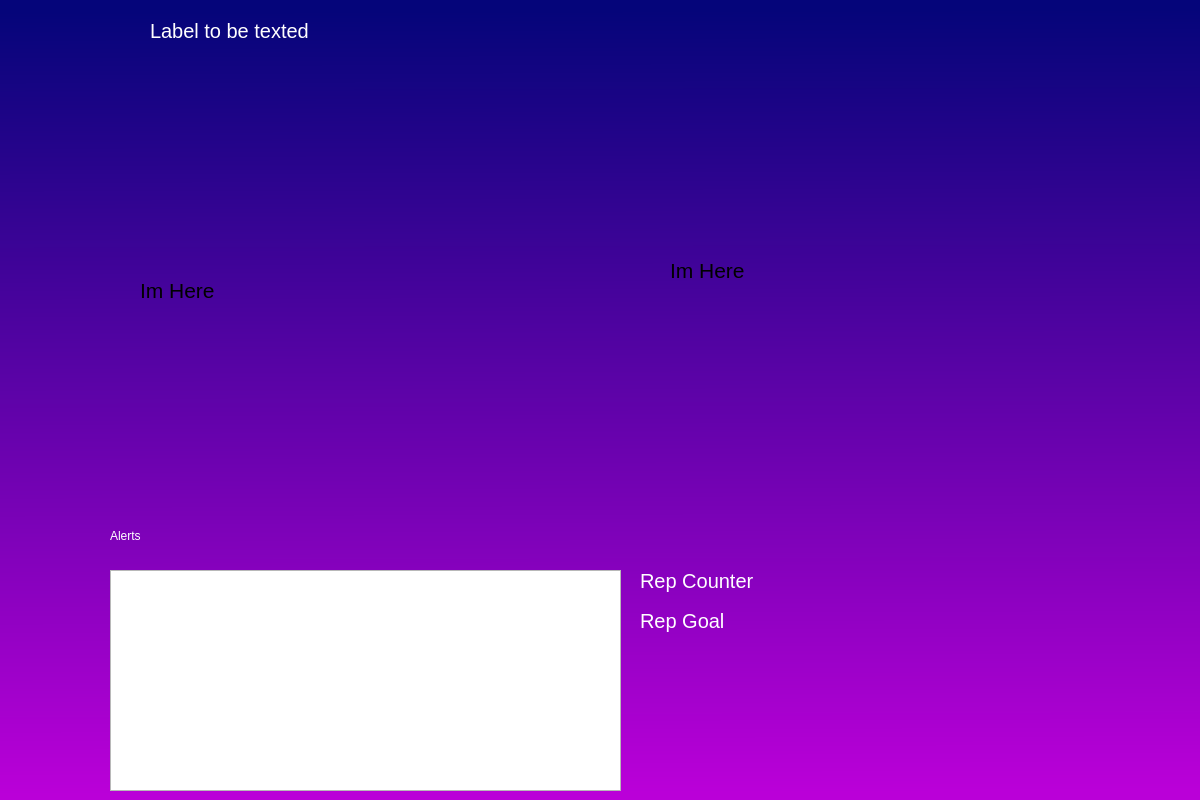
<?xml version="1.0" encoding="UTF-8"?>
<ui version="4.0">
 <class>MainWindow</class>
 <widget class="QMainWindow" name="MainWindow">
  <property name="geometry">
   <rect>
    <x>0</x>
    <y>0</y>
    <width>1200</width>
    <height>800</height>
   </rect>
  </property>
  <property name="windowTitle">
   <string>MainWindow</string>
  </property>
  <property name="styleSheet">
   <string notr="true">QWidget#centralwidget{
background-color: qlineargradient(spread:pad, x1:0, y1:0, x2:0.008, y2:0.994, stop:0.0152381 rgba(5, 5, 122, 255), stop:1 rgba(186, 0, 216, 255));}</string>
  </property>
  <widget class="QWidget" name="centralwidget">
   <widget class="QLabel" name="lbl_repCurrent">
    <property name="geometry">
     <rect>
      <x>640</x>
      <y>560</y>
      <width>161</width>
      <height>41</height>
     </rect>
    </property>
    <property name="font">
     <font>
      <family>MS Shell Dlg 2</family>
      <pointsize>15</pointsize>
      <weight>50</weight>
      <italic>false</italic>
      <bold>false</bold>
     </font>
    </property>
    <property name="styleSheet">
     <string notr="true">font: 15pt &quot;MS Shell Dlg 2&quot;;
color: rgb(255, 255, 255);</string>
    </property>
    <property name="text">
     <string>Rep Counter</string>
    </property>
   </widget>
   <widget class="QLabel" name="lbl_userErrors">
    <property name="geometry">
     <rect>
      <x>150</x>
      <y>20</y>
      <width>291</width>
      <height>21</height>
     </rect>
    </property>
    <property name="font">
     <font>
      <family>MS Shell Dlg 2</family>
      <pointsize>15</pointsize>
      <weight>50</weight>
      <italic>false</italic>
      <bold>false</bold>
     </font>
    </property>
    <property name="styleSheet">
     <string notr="true">font: 15pt &quot;MS Shell Dlg 2&quot;;
color: rgb(255, 255, 255);</string>
    </property>
    <property name="text">
     <string>Label to be texted</string>
    </property>
   </widget>
   <widget class="QLabel" name="lbl_repCurrentValue">
    <property name="geometry">
     <rect>
      <x>780</x>
      <y>560</y>
      <width>121</width>
      <height>41</height>
     </rect>
    </property>
    <property name="font">
     <font>
      <family>Times New Roman</family>
      <pointsize>16</pointsize>
     </font>
    </property>
    <property name="text">
     <string/>
    </property>
   </widget>
   <widget class="QLabel" name="lbl_repGoalValue">
    <property name="geometry">
     <rect>
      <x>780</x>
      <y>600</y>
      <width>121</width>
      <height>41</height>
     </rect>
    </property>
    <property name="font">
     <font>
      <family>Times New Roman</family>
      <pointsize>16</pointsize>
     </font>
    </property>
    <property name="text">
     <string/>
    </property>
   </widget>
   <widget class="QLabel" name="lbl_repGoal">
    <property name="geometry">
     <rect>
      <x>640</x>
      <y>600</y>
      <width>161</width>
      <height>41</height>
     </rect>
    </property>
    <property name="font">
     <font>
      <family>MS Shell Dlg 2</family>
      <pointsize>15</pointsize>
      <weight>50</weight>
      <italic>false</italic>
      <bold>false</bold>
     </font>
    </property>
    <property name="styleSheet">
     <string notr="true">font: 15pt &quot;MS Shell Dlg 2&quot;;
color: rgb(255, 255, 255);</string>
    </property>
    <property name="text">
     <string>Rep Goal</string>
    </property>
   </widget>
   <widget class="QLabel" name="lbl_webcamImage">
    <property name="geometry">
     <rect>
      <x>670</x>
      <y>70</y>
      <width>400</width>
      <height>400</height>
     </rect>
    </property>
    <property name="font">
     <font>
      <pointsize>16</pointsize>
     </font>
    </property>
    <property name="text">
     <string>Im Here</string>
    </property>
    <property name="scaledContents">
     <bool>true</bool>
    </property>
   </widget>
   <widget class="QLabel" name="lbl_postureImage">
    <property name="geometry">
     <rect>
      <x>140</x>
      <y>90</y>
      <width>400</width>
      <height>400</height>
     </rect>
    </property>
    <property name="font">
     <font>
      <pointsize>16</pointsize>
     </font>
    </property>
    <property name="text">
     <string>Im Here</string>
    </property>
    <property name="scaledContents">
     <bool>true</bool>
    </property>
   </widget>
   <widget class="QPlainTextEdit" name="txt_TriggeredAlerts">
    <property name="geometry">
     <rect>
      <x>110</x>
      <y>570</y>
      <width>511</width>
      <height>221</height>
     </rect>
    </property>
   </widget>
   <widget class="QLabel" name="lbl_Alert">
    <property name="geometry">
     <rect>
      <x>110</x>
      <y>520</y>
      <width>101</width>
      <height>31</height>
     </rect>
    </property>
    <property name="styleSheet">
     <string notr="true">font: 15pt &quot;MS Shell Dlg 2&quot;;
color: rgb(255, 255, 255);</string>
    </property>
    <property name="text">
     <string>Alerts</string>
    </property>
   </widget>
  </widget>
 </widget>
 <resources/>
 <connections/>
</ui>
